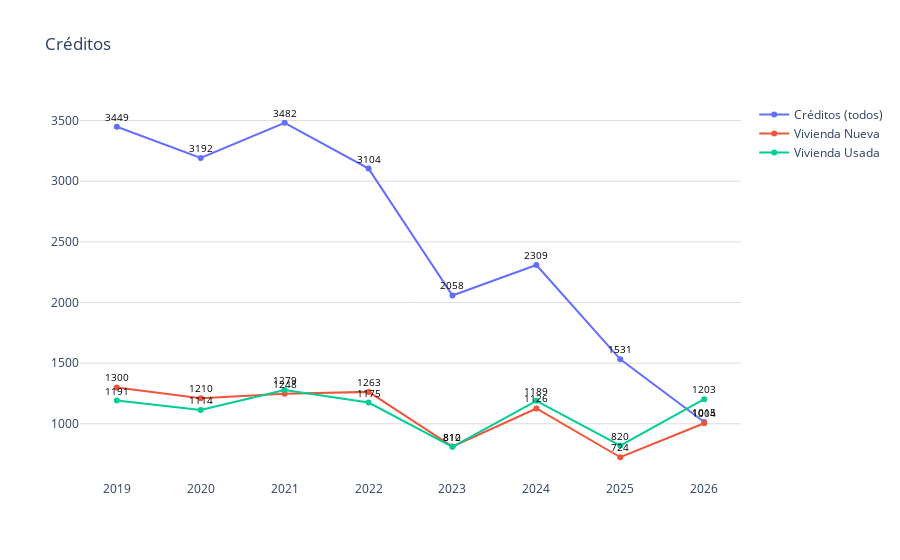

Write notebook code for a chart like this one.
### Code cell
import plotly.graph_objects as go
import os
import plotly.io as pio
import locale

# Datos
trimestres = nuevo_df_3['trimestres']
modalidades = nuevo_df_3['modalidades']
montos = nuevo_df_3['montos']

fig = go.Figure()

# Agregar líneas para cada modalidad
for modalidad in modalidades.unique():
    df_modalidad = nuevo_df_3[nuevo_df_3['modalidades'] == modalidad]
    fig.add_trace(go.Scatter(
        x=df_modalidad['trimestres'],
        y=df_modalidad['montos'],
        mode='markers+lines',
        name=modalidad
    ))

fig.update_layout(
    title='Créditos',
    yaxis=dict(gridcolor='#dddcda'),
    plot_bgcolor='rgba(0,0,0,0)',  # Color de fondo del gráfico
)

for trace in fig.data:
    df_modalidad = nuevo_df_3[nuevo_df_3['modalidades'] == trace.name]
    for i, point in enumerate(trace.y):
        # No formatear el valor del monto como moneda
        fig.add_annotation(
            x=trace.x[i], 
            y=point, 
            text=f'{point}',  # Mostrar el valor simple del punto
            showarrow=False,
            font=dict(color='black', size=10),
            yshift=10
        )

# Exportar gráfica como archivo HTML
def guardar_grafico_como_html(fig, nombre_archivo, carpeta='assets/graficas'):
    # Crear la carpeta si no existe
    if not os.path.exists(carpeta):
        os.makedirs(carpeta)
    # Guardar la gráfica como archivo HTML en la carpeta especificada
    pio.write_html(fig, os.path.join(carpeta, f'{nombre_archivo}.html'))

# Exportar
guardar_grafico_como_html(fig, 'g_scatt_forecast_creditgral_cantidad_direct', carpeta='assets/graficas')
fig.show()

### Figure 1 — Plotly figure (JSON) as saved in the notebook; plotly's stock layout.template omitted (floating-point values rounded to 4 significant figures)
{"data": [{"mode": "markers+lines", "name": "Créditos (todos)", "type": "scatter", "x": [2019, 2020, 2021, 2022, 2023, 2024, 2025, 2026], "y": [3449, 3192, 3482, 3104, 2058, 2309, 1531, 1015]}, {"mode": "markers+lines", "name": "Vivienda Nueva", "type": "scatter", "x": [2019, 2020, 2021, 2022, 2023, 2024, 2025, 2026], "y": [1300, 1210, 1248, 1263, 812, 1126, 724, 1004]}, {"mode": "markers+lines", "name": "Vivienda Usada", "type": "scatter", "x": [2019, 2020, 2021, 2022, 2023, 2024, 2025, 2026], "y": [1191, 1114, 1279, 1175, 810, 1189, 820, 1203]}], "layout": {"annotations": [{"font": {"color": "black", "size": 10}, "showarrow": false, "text": "3449", "x": 2019, "y": 3449, "yshift": 10}, {"font": {"color": "black", "size": 10}, "showarrow": false, "text": "3192", "x": 2020, "y": 3192, "yshift": 10}, {"font": {"color": "black", "size": 10}, "showarrow": false, "text": "3482", "x": 2021, "y": 3482, "yshift": 10}, {"font": {"color": "black", "size": 10}, "showarrow": false, "text": "3104", "x": 2022, "y": 3104, "yshift": 10}, {"font": {"color": "black", "size": 10}, "showarrow": false, "text": "2058", "x": 2023, "y": 2058, "yshift": 10}, {"font": {"color": "black", "size": 10}, "showarrow": false, "text": "2309", "x": 2024, "y": 2309, "yshift": 10}, {"font": {"color": "black", "size": 10}, "showarrow": false, "text": "1531", "x": 2025, "y": 1531, "yshift": 10}, {"font": {"color": "black", "size": 10}, "showarrow": false, "text": "1015", "x": 2026, "y": 1015, "yshift": 10}, {"font": {"color": "black", "size": 10}, "showarrow": false, "text": "1300", "x": 2019, "y": 1300, "yshift": 10}, {"font": {"color": "black", "size": 10}, "showarrow": false, "text": "1210", "x": 2020, "y": 1210, "yshift": 10}, {"font": {"color": "black", "size": 10}, "showarrow": false, "text": "1248", "x": 2021, "y": 1248, "yshift": 10}, {"font": {"color": "black", "size": 10}, "showarrow": false, "text": "1263", "x": 2022, "y": 1263, "yshift": 10}, {"font": {"color": "black", "size": 10}, "showarrow": false, "text": "812", "x": 2023, "y": 812, "yshift": 10}, {"font": {"color": "black", "size": 10}, "showarrow": false, "text": "1126", "x": 2024, "y": 1126, "yshift": 10}, {"font": {"color": "black", "size": 10}, "showarrow": false, "text": "724", "x": 2025, "y": 724, "yshift": 10}, {"font": {"color": "black", "size": 10}, "showarrow": false, "text": "1004", "x": 2026, "y": 1004, "yshift": 10}, {"font": {"color": "black", "size": 10}, "showarrow": false, "text": "1191", "x": 2019, "y": 1191, "yshift": 10}, {"font": {"color": "black", "size": 10}, "showarrow": false, "text": "1114", "x": 2020, "y": 1114, "yshift": 10}, {"font": {"color": "black", "size": 10}, "showarrow": false, "text": "1279", "x": 2021, "y": 1279, "yshift": 10}, {"font": {"color": "black", "size": 10}, "showarrow": false, "text": "1175", "x": 2022, "y": 1175, "yshift": 10}, {"font": {"color": "black", "size": 10}, "showarrow": false, "text": "810", "x": 2023, "y": 810, "yshift": 10}, {"font": {"color": "black", "size": 10}, "showarrow": false, "text": "1189", "x": 2024, "y": 1189, "yshift": 10}, {"font": {"color": "black", "size": 10}, "showarrow": false, "text": "820", "x": 2025, "y": 820, "yshift": 10}, {"font": {"color": "black", "size": 10}, "showarrow": false, "text": "1203", "x": 2026, "y": 1203, "yshift": 10}], "plot_bgcolor": "rgba(0,0,0,0)", "title": {"text": "Créditos"}, "yaxis": {"gridcolor": "#dddcda"}}}
